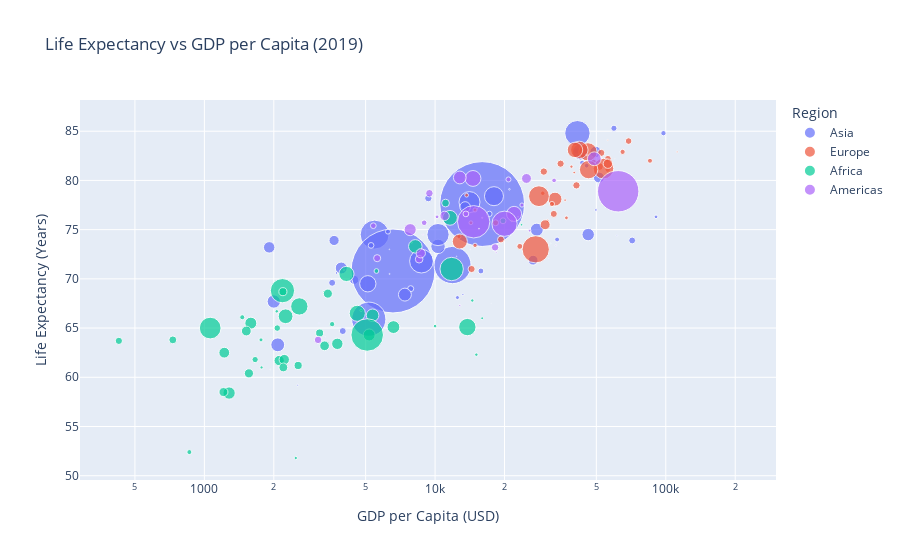

The code cell stored with this chart in its notebook:
### Code cell
fig = px.scatter(
    gwp_2019,
    x='GDPpcap',
    y='Life Expectancy',
    size='Population',
    color='Region',
    log_x=True,
    size_max = 60,
    hover_name = "Country",
    title='Life Expectancy vs GDP per Capita (2019)',
    labels={
        'GDPpcap': 'GDP per Capita (USD)',
        'Life Expectancy': 'Life Expectancy (Years)'
    }
    )
    
fig.show()

### Figure 1 — Plotly figure (JSON) as saved in the notebook; plotly's stock layout.template omitted (floating-point values rounded to 4 significant figures)
{"data": [{"hovertemplate": "<b>%{hovertext}</b><br><br>Region=Asia<br>GDP per Capita (USD)=%{x}<br>Life Expectancy (Years)=%{y}<br>Population=%{marker.size}<extra></extra>", "hovertext": ["Afghanistan", "Australia", "Bahrain", "Bangladesh", "Bhutan", "Brunei", "Cambodia", "China", "Fiji", "Hong Kong, China", "India", "Indonesia", "Iran", "Iraq", "Israel", "Japan", "Jordan", "Kazakhstan", "Kiribati", "Kuwait", "Kyrgyz Republic", "Lao", "Lebanon", "Malaysia", "Maldives", "Marshall Islands", "Micronesia, Fed. Sts.", "Mongolia", "Myanmar", "Nauru", "Nepal", "New Zealand", "North Korea", "Oman", "Pakistan", "Palau", "Palestine", "Papua New Guinea", "Philippines", "Qatar", "Samoa", "Saudi Arabia", "Singapore", "Solomon Islands", "South Korea", "Sri Lanka", "Syria", "Taiwan", "Tajikistan", "Thailand", "Timor-Leste", "Tonga", "Turkmenistan", "Tuvalu", "UAE", "Uzbekistan", "Vanuatu", "Vietnam", "Yemen"], "legendgroup": "Asia", "marker": {"color": "#636efa", "size": [37900000, 25500000, 1490000, 165000000, 765000, 443000, 16500000, 1420000000, 915000, 7490000, 1390000000, 272000000, 87100000, 41200000, 8660000, 127000000, 10700000, 19200000, 124000, 4440000, 6490000, 7240000, 5790000, 33400000, 488000, 44000, 110000, 3230000, 52600000, 11600, 28400000, 4990000, 26000000, 4590000, 231000000, 17800, 4960000, 9610000, 111000000, 2800000, 210000, 30500000, 5670000, 728000, 51800000, 22400000, 20400000, 23700000, 9530000, 71500000, 1300000, 106000, 6800000, 10600, 9380000, 33000000, 292000, 97200000, 35100000], "sizemode": "area", "sizeref": 394400.0, "symbol": "circle"}, "mode": "markers", "name": "Asia", "orientation": "v", "showlegend": true, "type": "scatter", "x": [2080, 49600, 49800, 5470, 11800, 61400, 4460, 16000, 13200, 59600, 6570, 11900, 14100, 10300, 41200, 41400, 9350, 26600, 1930, 45400, 5280, 7840, 17200, 27600, 21000, 5710, 3340, 12500, 5110, 10400, 3920, 43400, 1910, 33800, 5160, 17500, 6250, 3980, 8730, 90700, 6350, 46100, 97700, 2540, 42700, 13500, 3650, 51300, 3580, 18000, 3740, 6340, 15800, 4830, 71500, 7400, 3140, 10300, 2000], "xaxis": "x", "y": [63.3, 82.9, 77, 74.5, 73.2, 74.4, 69.9, 77.6, 68.4, 85.3, 70.8, 71.4, 77.8, 73.3, 83, 84.8, 78.2, 71.9, 60.8, 81.5, 73.4, 69, 76.6, 75, 79.1, 65.5, 64.1, 68.1, 69.5, 63.4, 71.1, 81.8, 73.2, 74, 65.9, 67.5, 74.8, 64.7, 71.8, 76.3, 70.5, 74.5, 84.8, 59.2, 82.9, 77.3, 73.9, 80.3, 69.6, 78.4, 70.6, 73, 70.8, 67.9, 73.9, 68.4, 65.5, 74.5, 67.7], "yaxis": "y"}, {"hovertemplate": "<b>%{hovertext}</b><br><br>Region=Europe<br>GDP per Capita (USD)=%{x}<br>Life Expectancy (Years)=%{y}<br>Population=%{marker.size}<extra></extra>", "hovertext": ["Albania", "Andorra", "Armenia", "Austria", "Azerbaijan", "Belarus", "Belgium", "Bosnia and Herzegovina", "Bulgaria", "Croatia", "Cyprus", "Czech Republic", "Denmark", "Estonia", "Finland", "France", "Georgia", "Germany", "Greece", "Hungary", "Iceland", "Ireland", "Italy", "Latvia", "Liechtenstein", "Lithuania", "Luxembourg", "Malta", "Moldova", "Monaco", "Montenegro", "Netherlands", "Norway", "Poland", "Portugal", "Romania", "Russia", "San Marino", "Serbia", "Slovak Republic", "Slovenia", "Spain", "Sweden", "Switzerland", "Turkey", "UK", "Ukraine"], "legendgroup": "Europe", "marker": {"color": "#EF553B", "size": [2890000, 76500, 2900000, 8880000, 10100000, 9440000, 11500000, 3350000, 6980000, 3990000, 1290000, 10600000, 5810000, 1330000, 5520000, 65700000, 3800000, 83600000, 10700000, 9770000, 361000, 4930000, 60100000, 1910000, 38400, 2800000, 620000, 504000, 3110000, 38100, 612000, 17500000, 5350000, 38200000, 10300000, 19500000, 147000000, 34700, 6970000, 5450000, 2080000, 47400000, 10300000, 8580000, 85400000, 67100000, 45000000], "sizemode": "area", "sizeref": 394400.0, "symbol": "circle"}, "mode": "markers", "name": "Europe", "orientation": "v", "showlegend": true, "type": "scatter", "x": [13700, 56300, 14300, 56100, 14400, 19300, 51600, 14900, 23300, 29300, 40100, 41000, 56000, 36600, 48700, 46000, 14900, 53700, 29600, 32700, 56000, 85400, 42200, 30700, null, 37100, 112000, 45400, 12700, 206000, 21500, 56100, 65000, 33100, 35000, 30000, 27300, 60100, 18300, 32100, 39000, 40400, 52500, 69000, 28200, 46300, 12800], "xaxis": "x", "y": [78.5, 82.2, 75.7, 82.2, 71, 74, 81.4, 77, 73.3, 78.7, 80.8, 79.5, 81.1, 78, 81.9, 82.9, 73.4, 81.2, 80.9, 76.6, 84.1, 82, 83.1, 75.9, 84.3, 76.2, 82.9, 82.6, 74.3, 80.1, 75.9, 81.7, 82.9, 78.1, 81.7, 75.5, 73, 82.2, 75.7, 77.6, 81.4, 83.1, 82.8, 84, 78.4, 81.1, 73.8], "yaxis": "y"}, {"hovertemplate": "<b>%{hovertext}</b><br><br>Region=Africa<br>GDP per Capita (USD)=%{x}<br>Life Expectancy (Years)=%{y}<br>Population=%{marker.size}<extra></extra>", "hovertext": ["Algeria", "Angola", "Benin", "Botswana", "Burkina Faso", "Burundi", "Cameroon", "Cape Verde", "Central African Republic", "Chad", "Comoros", "Congo, Dem. Rep.", "Congo, Rep.", "Cote d'Ivoire", "Djibouti", "Egypt", "Equatorial Guinea", "Eritrea", "Ethiopia", "Gabon", "Gambia", "Ghana", "Guinea", "Guinea-Bissau", "Kenya", "Lesotho", "Liberia", "Libya", "Madagascar", "Malawi", "Mali", "Mauritania", "Mauritius", "Morocco", "Mozambique", "Namibia", "Niger", "Nigeria", "Rwanda", "Sao Tome and Principe", "Senegal", "Seychelles", "Sierra Leone", "Somalia", "South Africa", "South Sudan", "Sudan", "Tanzania", "Togo", "Tunisia", "Uganda", "Zambia", "Zimbabwe"], "legendgroup": "Africa", "marker": {"color": "#00cc96", "size": [43300000, 32400000, 12700000, 2330000, 21000000, 12300000, 25500000, 514000, 4940000, 16700000, 787000, 92900000, 5620000, 28200000, 1090000, 108000000, 1670000, 3240000, 116000000, 2270000, 2460000, 31300000, 13000000, 1970000, 51200000, 2210000, 5040000, 6950000, 28200000, 19000000, 21100000, 4470000, 1290000, 36200000, 29900000, 2650000, 22900000, 209000000, 12800000, 213000, 16400000, 118000, 7730000, 16000000, 59600000, 10400000, 45500000, 59200000, 8460000, 11900000, 43000000, 18500000, 15300000], "sizemode": "area", "sizeref": 394400.0, "symbol": "circle"}, "mode": "markers", "name": "Africa", "orientation": "v", "showlegend": true, "type": "scatter", "x": [11600, 6600, 3160, 15100, 2110, 730, 3770, 7920, 861, 1560, 3290, 1060, 3580, 5180, 4780, 11800, 16000, 1760, 2180, 14500, 2060, 5360, 2550, 1770, 4600, 2490, 1460, 19700, 1590, 1520, 2220, 5570, 23700, 8210, 1280, 10000, 1220, 5080, 2190, 4030, 3430, 31700, 1660, 1210, 13800, 426, 4130, 2580, 2070, 11100, 2250, 3320, 2200], "xaxis": "x", "y": [76.2, 65.1, 64.5, 62.3, 61.7, 63.8, 63.4, 73.7, 52.4, 60.4, 68.7, 65, 65.4, 64.3, 66.8, 71, 66, 63.8, 68.8, 67.8, 66.7, 66.3, 61.2, 61, 66.5, 51.8, 66.1, 75.9, 65.5, 64.7, 61.8, 70.8, 75.5, 73.3, 58.4, 65.2, 62.5, 64.3, 68.7, 70.9, 68.5, 73.6, 61.8, 58.5, 65.1, 63.7, 70.5, 67.2, 65, 77.7, 66.2, 63.2, 61], "yaxis": "y"}, {"hovertemplate": "<b>%{hovertext}</b><br><br>Region=Americas<br>GDP per Capita (USD)=%{x}<br>Life Expectancy (Years)=%{y}<br>Population=%{marker.size}<extra></extra>", "hovertext": ["Antigua and Barbuda", "Argentina", "Bahamas", "Barbados", "Belize", "Bolivia", "Brazil", "Canada", "Chile", "Colombia", "Costa Rica", "Cuba", "Dominica", "Dominican Republic", "Ecuador", "El Salvador", "Grenada", "Guatemala", "Guyana", "Haiti", "Honduras", "Jamaica", "Mexico", "Nicaragua", "Panama", "Paraguay", "Peru", "St. Kitts and Nevis", "St. Lucia", "St. Vincent and the Grenadines", "Suriname", "Trinidad and Tobago", "USA", "Uruguay", "Venezuela"], "legendgroup": "Americas", "marker": {"color": "#ab63fa", "size": [91400, 45000000, 395000, 281000, 386000, 11700000, 207000000, 37800000, 19200000, 49900000, 5000000, 11200000, 67900, 10900000, 17300000, 6220000, 116000, 17100000, 808000, 11100000, 9940000, 2820000, 126000000, 6480000, 4230000, 6520000, 32400000, 47000, 178000, 104000, 606000, 1480000, 338000000, 3400000, 28900000], "sizemode": "area", "sizeref": 394400.0, "symbol": "circle"}, "mode": "markers", "name": "Americas", "orientation": "v", "showlegend": true, "type": "scatter", "x": [22900, 22000, 33400, 16000, 8860, 8530, 14700, 49000, 24900, 14600, 20800, 9450, 12400, 18200, 11000, 8970, 15400, 8670, 12800, 3110, 5610, 10200, 20000, 5400, 32800, 13600, 12800, 31100, 15500, 14200, 18400, 25700, 62200, 23800, 7800], "xaxis": "x", "y": [76.3, 76.6, 73.4, 76.2, 74.5, 72, 75.8, 82.2, 80.2, 80.2, 80.1, 78.7, 72.3, 73.2, 76.4, 75.7, 73.3, 72.6, 67.3, 63.8, 72.1, 76.3, 75.6, 75.4, 80, 76.6, 80.3, 72.1, 75.1, 73, 72.7, 74.9, 78.9, 77.5, 75], "yaxis": "y"}], "layout": {"autosize": true, "legend": {"itemsizing": "constant", "title": {"text": "Region"}, "tracegroupgap": 0}, "title": {"text": "Life Expectancy vs GDP per Capita (2019)"}, "xaxis": {"anchor": "y", "autorange": true, "domain": [0, 1], "range": [2.464, 5.475], "title": {"text": "GDP per Capita (USD)"}, "type": "log"}, "yaxis": {"anchor": "x", "autorange": true, "domain": [0, 1], "range": [49.02, 90.65], "title": {"text": "Life Expectancy (Years)"}, "type": "linear"}}}
